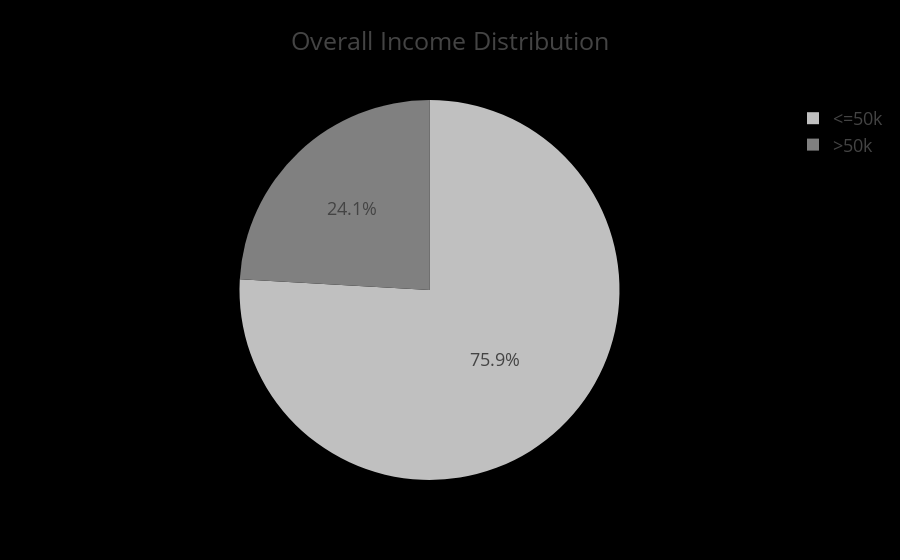

Notebook code for this chart:
### Code cell
fig = px.pie(
    adult_df_income,
    names='income',
    values='total',
    title='Overall Income Distribution',
    color_discrete_sequence=['#C0C0C0', '#808080']
)
fig.update_layout(
    template="presentation",
    paper_bgcolor='rgb(0,0,0)',
    plot_bgcolor='rgb(0,0,0)'
)
fig.show()

# static image exports
fig.write_image(os.path.join(results_dir, 'income_distribution_pie_chart.jpg'))
fig.write_image(os.path.join(results_dir, 'income_distribution_pie_chart.png'))

# interactive HTML export
fig.write_html(
    os.path.join(results_dir, 'income_distribution_pie_chart.html'),
    include_plotlyjs='cdn'
)

### Figure 1 — Plotly figure (JSON) as saved in the notebook; plotly's stock layout.template omitted (floating-point values rounded to 4 significant figures)
{"data": [{"domain": {"x": [0, 1], "y": [0, 1]}, "hovertemplate": "income=%{label}<br>total=%{value}<extra></extra>", "labels": ["<=50k", ">50k"], "legendgroup": "", "name": "", "showlegend": true, "type": "pie", "values": [24678, 7837]}], "layout": {"autosize": true, "legend": {"tracegroupgap": 0}, "paper_bgcolor": "rgb(0, 0, 0)", "piecolorway": ["#C0C0C0", "#808080"], "plot_bgcolor": "rgb(0, 0, 0)", "title": {"text": "Overall Income Distribution"}}}
